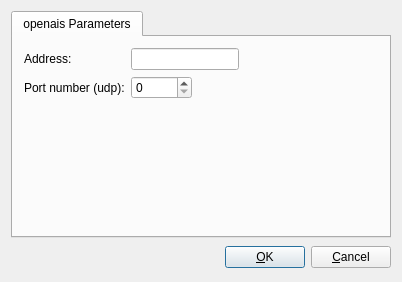
<ui version="4.0" >
 <class>openaisOptionsDialog_q</class>
 <widget class="QDialog" name="openaisOptionsDialog_q" >
  <property name="geometry" >
   <rect>
    <x>0</x>
    <y>0</y>
    <width>402</width>
    <height>282</height>
   </rect>
  </property>
  <property name="windowTitle" >
   <string>openais protocol settings</string>
  </property>
  <layout class="QGridLayout" >
   <item row="1" column="0" >
    <layout class="QHBoxLayout" >
     <item>
      <spacer>
       <property name="orientation" >
        <enum>Qt::Horizontal</enum>
       </property>
       <property name="sizeType" >
        <enum>QSizePolicy::Expanding</enum>
       </property>
       <property name="sizeHint" stdset="0" >
        <size>
         <width>151</width>
         <height>27</height>
        </size>
       </property>
      </spacer>
     </item>
     <item>
      <widget class="QPushButton" name="buttonOk" >
       <property name="text" >
        <string>&amp;OK</string>
       </property>
       <property name="shortcut" >
        <string/>
       </property>
       <property name="autoDefault" >
        <bool>true</bool>
       </property>
       <property name="default" >
        <bool>true</bool>
       </property>
      </widget>
     </item>
     <item>
      <widget class="QPushButton" name="buttonCancel" >
       <property name="text" >
        <string>&amp;Cancel</string>
       </property>
       <property name="shortcut" >
        <string/>
       </property>
       <property name="autoDefault" >
        <bool>true</bool>
       </property>
      </widget>
     </item>
    </layout>
   </item>
   <item row="0" column="0" >
    <widget class="QTabWidget" name="tabWidget" >
     <property name="tabShape" >
      <enum>QTabWidget::Rounded</enum>
     </property>
     <property name="currentIndex" >
      <number>0</number>
     </property>
     <widget class="QWidget" name="tab" >
      <attribute name="title" >
       <string>openais Parameters</string>
      </attribute>
      <attribute name="icon" >
       <iconset resource="MainRes.qrc" >
        <normaloff>:/Icons/Options</normaloff>:/Icons/Options</iconset>
      </attribute>
      <layout class="QGridLayout" name="gridLayout" >
       <item row="0" column="0" >
        <widget class="QLabel" name="label" >
         <property name="text" >
          <string>Address:</string>
         </property>
        </widget>
       </item>
       <item row="0" column="1" colspan="2" >
        <widget class="QLineEdit" name="openais_address" />
       </item>
       <item row="0" column="3" >
        <spacer name="horizontalSpacer_2" >
         <property name="orientation" >
          <enum>Qt::Horizontal</enum>
         </property>
         <property name="sizeHint" stdset="0" >
          <size>
           <width>60</width>
           <height>20</height>
          </size>
         </property>
        </spacer>
       </item>
       <item row="1" column="0" >
        <widget class="QLabel" name="label_2" >
         <property name="text" >
          <string>Port number (udp):</string>
         </property>
        </widget>
       </item>
       <item row="1" column="1" >
        <widget class="QSpinBox" name="openais_port" >
         <property name="maximum" >
          <number>65535</number>
         </property>
        </widget>
       </item>
       <item row="1" column="2" colspan="2" >
        <spacer name="horizontalSpacer" >
         <property name="orientation" >
          <enum>Qt::Horizontal</enum>
         </property>
         <property name="sizeHint" stdset="0" >
          <size>
           <width>120</width>
           <height>20</height>
          </size>
         </property>
        </spacer>
       </item>
       <item row="2" column="0" colspan="4" >
        <spacer>
         <property name="orientation" >
          <enum>Qt::Vertical</enum>
         </property>
         <property name="sizeHint" stdset="0" >
          <size>
           <width>20</width>
           <height>40</height>
          </size>
         </property>
        </spacer>
       </item>
      </layout>
     </widget>
    </widget>
   </item>
  </layout>
 </widget>
 <layoutdefault spacing="6" margin="11" />
 <tabstops>
  <tabstop>buttonOk</tabstop>
  <tabstop>buttonCancel</tabstop>
  <tabstop>tabWidget</tabstop>
 </tabstops>
 <resources>
  <include location="MainRes.qrc" />
 </resources>
 <connections>
  <connection>
   <sender>buttonOk</sender>
   <signal>clicked()</signal>
   <receiver>openaisOptionsDialog_q</receiver>
   <slot>accept()</slot>
   <hints>
    <hint type="sourcelabel" >
     <x>316</x>
     <y>472</y>
    </hint>
    <hint type="destinationlabel" >
     <x>20</x>
     <y>20</y>
    </hint>
   </hints>
  </connection>
  <connection>
   <sender>buttonCancel</sender>
   <signal>clicked()</signal>
   <receiver>openaisOptionsDialog_q</receiver>
   <slot>reject()</slot>
   <hints>
    <hint type="sourcelabel" >
     <x>397</x>
     <y>472</y>
    </hint>
    <hint type="destinationlabel" >
     <x>20</x>
     <y>20</y>
    </hint>
   </hints>
  </connection>
 </connections>
</ui>
